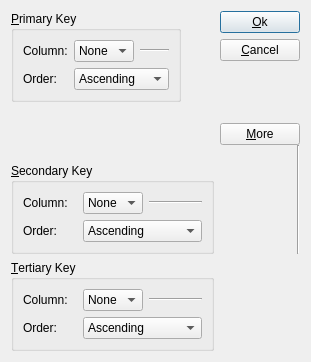
<?xml version="1.0" encoding="UTF-8"?>
<ui version="4.0">
 <class>SortDialog</class>
 <widget class="QDialog" name="SortDialog">
  <property name="geometry">
   <rect>
    <x>0</x>
    <y>0</y>
    <width>311</width>
    <height>362</height>
   </rect>
  </property>
  <property name="windowTitle">
   <string>Sort</string>
  </property>
  <layout class="QGridLayout" name="gridLayout_6">
   <item row="0" column="2" rowspan="3" colspan="2">
    <layout class="QVBoxLayout" name="verticalLayout">
     <item>
      <widget class="QPushButton" name="okButton">
       <property name="text">
        <string>&amp;Ok</string>
       </property>
       <property name="default">
        <bool>true</bool>
       </property>
      </widget>
     </item>
     <item>
      <widget class="QPushButton" name="cancelButton">
       <property name="text">
        <string>&amp;Cancel</string>
       </property>
      </widget>
     </item>
     <item>
      <spacer name="verticalSpacer_2">
       <property name="orientation">
        <enum>Qt::Vertical</enum>
       </property>
       <property name="sizeHint" stdset="0">
        <size>
         <width>0</width>
         <height>20</height>
        </size>
       </property>
      </spacer>
     </item>
     <item>
      <widget class="QPushButton" name="moreButton">
       <property name="text">
        <string>&amp;More</string>
       </property>
       <property name="checkable">
        <bool>true</bool>
       </property>
      </widget>
     </item>
    </layout>
   </item>
   <item row="2" column="3" rowspan="4">
    <widget class="Line" name="line">
     <property name="orientation">
      <enum>Qt::Vertical</enum>
     </property>
    </widget>
   </item>
   <item row="5" column="0" colspan="2">
    <widget class="QGroupBox" name="groupBox_2">
     <property name="title">
      <string>&amp;Secondary Key</string>
     </property>
     <layout class="QGridLayout" name="gridLayout_4">
      <item row="0" column="0">
       <widget class="QLabel" name="label_7">
        <property name="text">
         <string>Column:</string>
        </property>
       </widget>
      </item>
      <item row="0" column="1">
       <widget class="QComboBox" name="Column_4">
        <item>
         <property name="text">
          <string>None</string>
         </property>
        </item>
       </widget>
      </item>
      <item row="0" column="2">
       <widget class="Line" name="line_5">
        <property name="orientation">
         <enum>Qt::Horizontal</enum>
        </property>
       </widget>
      </item>
      <item row="1" column="1" colspan="2">
       <widget class="QComboBox" name="Order_4">
        <item>
         <property name="text">
          <string>Ascending</string>
         </property>
        </item>
        <item>
         <property name="text">
          <string>Descending</string>
         </property>
        </item>
       </widget>
      </item>
      <item row="1" column="0">
       <widget class="QLabel" name="label_8">
        <property name="text">
         <string>Order:</string>
        </property>
       </widget>
      </item>
     </layout>
    </widget>
   </item>
   <item row="6" column="0" colspan="2">
    <widget class="QGroupBox" name="groupBox_3">
     <property name="title">
      <string>&amp;Tertiary Key</string>
     </property>
     <layout class="QGridLayout" name="gridLayout_5">
      <item row="0" column="0">
       <widget class="QLabel" name="label_9">
        <property name="text">
         <string>Column:</string>
        </property>
       </widget>
      </item>
      <item row="0" column="1">
       <widget class="QComboBox" name="Column_5">
        <item>
         <property name="text">
          <string>None</string>
         </property>
        </item>
       </widget>
      </item>
      <item row="0" column="2">
       <widget class="Line" name="line_6">
        <property name="orientation">
         <enum>Qt::Horizontal</enum>
        </property>
       </widget>
      </item>
      <item row="1" column="1" colspan="2">
       <widget class="QComboBox" name="Order_5">
        <item>
         <property name="text">
          <string>Ascending</string>
         </property>
        </item>
        <item>
         <property name="text">
          <string>Descending</string>
         </property>
        </item>
       </widget>
      </item>
      <item row="1" column="0">
       <widget class="QLabel" name="label_10">
        <property name="text">
         <string>Order:</string>
        </property>
       </widget>
      </item>
     </layout>
    </widget>
   </item>
   <item row="0" column="0">
    <widget class="QGroupBox" name="groupBox">
     <property name="title">
      <string>&amp;Primary Key</string>
     </property>
     <layout class="QGridLayout" name="gridLayout">
      <item row="0" column="0">
       <widget class="QLabel" name="label">
        <property name="text">
         <string>Column:</string>
        </property>
       </widget>
      </item>
      <item row="0" column="1">
       <widget class="QComboBox" name="Column">
        <item>
         <property name="text">
          <string>None</string>
         </property>
        </item>
       </widget>
      </item>
      <item row="0" column="2">
       <widget class="Line" name="line_2">
        <property name="orientation">
         <enum>Qt::Horizontal</enum>
        </property>
       </widget>
      </item>
      <item row="1" column="1" colspan="2">
       <widget class="QComboBox" name="Order">
        <item>
         <property name="text">
          <string>Ascending</string>
         </property>
        </item>
        <item>
         <property name="text">
          <string>Descending</string>
         </property>
        </item>
       </widget>
      </item>
      <item row="1" column="0">
       <widget class="QLabel" name="label_2">
        <property name="text">
         <string>Order:</string>
        </property>
       </widget>
      </item>
     </layout>
    </widget>
   </item>
   <item row="1" column="0">
    <spacer name="verticalSpacer">
     <property name="orientation">
      <enum>Qt::Vertical</enum>
     </property>
     <property name="sizeHint" stdset="0">
      <size>
       <width>0</width>
       <height>20</height>
      </size>
     </property>
    </spacer>
   </item>
  </layout>
 </widget>
 <resources/>
 <connections>
  <connection>
   <sender>okButton</sender>
   <signal>clicked()</signal>
   <receiver>SortDialog</receiver>
   <slot>accept()</slot>
   <hints>
    <hint type="sourcelabel">
     <x>349</x>
     <y>33</y>
    </hint>
    <hint type="destinationlabel">
     <x>158</x>
     <y>121</y>
    </hint>
   </hints>
  </connection>
  <connection>
   <sender>cancelButton</sender>
   <signal>clicked()</signal>
   <receiver>SortDialog</receiver>
   <slot>reject()</slot>
   <hints>
    <hint type="sourcelabel">
     <x>329</x>
     <y>66</y>
    </hint>
    <hint type="destinationlabel">
     <x>184</x>
     <y>133</y>
    </hint>
   </hints>
  </connection>
  <connection>
   <sender>moreButton</sender>
   <signal>toggled(bool)</signal>
   <receiver>groupBox_2</receiver>
   <slot>setVisible(bool)</slot>
   <hints>
    <hint type="sourcelabel">
     <x>368</x>
     <y>131</y>
    </hint>
    <hint type="destinationlabel">
     <x>242</x>
     <y>175</y>
    </hint>
   </hints>
  </connection>
  <connection>
   <sender>moreButton</sender>
   <signal>toggled(bool)</signal>
   <receiver>groupBox_3</receiver>
   <slot>setVisible(bool)</slot>
   <hints>
    <hint type="sourcelabel">
     <x>351</x>
     <y>133</y>
    </hint>
    <hint type="destinationlabel">
     <x>228</x>
     <y>277</y>
    </hint>
   </hints>
  </connection>
 </connections>
</ui>
